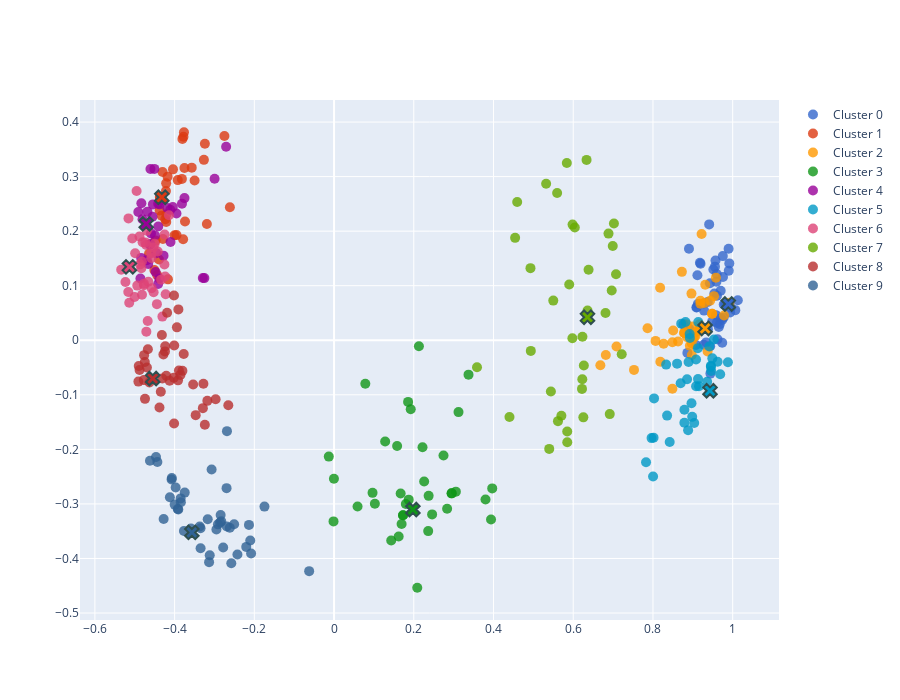

Notebook cell for this chart:
### Code cell
import numpy as np
import pandas as pd
import plotly.express as px
from sklearn.decomposition import PCA
import plotly.graph_objects as go
# Load your data
cluster_num = 150
mode = "female"
epoch = 60
data_dir = "drama_sci-fi"
user_embeddings = np.load(f'res/{data_dir}/{cluster_num}/{mode}/user_embedding_{epoch}.npy')
cluster_labels = np.load(f'res/{data_dir}/{cluster_num}/{mode}/user_proto_label_{epoch}.npy')
cluster_embedding = np.load(f'res/{data_dir}/{cluster_num}/{mode}/cluster_embedding_{epoch}.npy')

# Perform PCA to reduce to 3 dimensions
pca = PCA(n_components=2)
embeddings_reduced = pca.fit_transform(user_embeddings)
cluster_embedding_reduced = pca.transform(cluster_embedding)
# Prepare the data for plotting
df_plot = pd.DataFrame(embeddings_reduced, columns=['x', 'y'])
df_plot['cluster'] = cluster_labels
cluster_range = sorted(list(df_plot.value_counts("cluster")[:10].index.values))
df_plot_filtered = df_plot[(df_plot['cluster'].isin(cluster_range))].copy().sort_values('cluster')
df_plot_filtered['cluster'] = df_plot_filtered['cluster'].astype(str)

df_clusters = pd.DataFrame(cluster_embedding_reduced[cluster_range], columns=['x', 'y'])
df_clusters['cluster'] = range(len(cluster_embedding_reduced[cluster_range]))  
fig = go.Figure()
symbols_for_gender = {'male': 'circle', 'female': 'square'}
colors_for_legend = px.colors.qualitative.G10
for i in range(len(cluster_range)):
    fig.add_trace(
        go.Scatter(
            x=[None], y=[None],  # No data points, so it doesn't show in the plot
            mode='markers',
            marker=dict(
                size=10,
                color=colors_for_legend[i % len(colors_for_legend)],  # Use cluster color
            ),
            name=f'Cluster {i}',
            legendgroup='cluster'
        )
    )

# Add a trace for each cluster-gender combination without adding them to legend
for i,cluster in enumerate(df_plot_filtered['cluster'].unique()):
    df_subset = df_plot_filtered[(df_plot_filtered['cluster'] == cluster)]
    fig.add_trace(
        go.Scatter(
            x=df_subset['x'],
            y=df_subset['y'],
            mode='markers',
            marker=dict(
                size=12,
                color=colors_for_legend[i % len(colors_for_legend)],  # Loop through colors
                symbol="circle",
                opacity=0.7
            ),
            # name=f'{cluster}, {gender}',
            # legendgroup=gender,
            showlegend=False  # Set showlegend to False
        )
    )
fig.update_traces(marker=dict(size=10, opacity=0.8))
for i, row in df_clusters.iterrows():
    fig.add_trace(
        go.Scatter(
            x=[row['x']],
            y=[row['y']],
            mode='markers',
            marker=dict(
                size=12,
                color=colors_for_legend[i % len(colors_for_legend)],  # Color for cluster centers
                line=dict(
                    color='DarkSlateGrey',
                    width=2
                ),
                symbol='x'
            ),
            showlegend=False
        )
    )
fig.update_layout(
   
    height=700,  # Adjust the height as needed
    width=900,   # Adjust the width as needed
)
fig.show()

### Figure 1 — Plotly figure (JSON) as saved in the notebook; plotly's stock layout.template omitted (floating-point values rounded to 4 significant figures)
{"data": [{"legendgroup": "cluster", "marker": {"color": "#3366CC", "opacity": 0.8, "size": 10}, "mode": "markers", "name": "Cluster 0", "type": "scatter", "x": [null], "y": [null]}, {"legendgroup": "cluster", "marker": {"color": "#DC3912", "opacity": 0.8, "size": 10}, "mode": "markers", "name": "Cluster 1", "type": "scatter", "x": [null], "y": [null]}, {"legendgroup": "cluster", "marker": {"color": "#FF9900", "opacity": 0.8, "size": 10}, "mode": "markers", "name": "Cluster 2", "type": "scatter", "x": [null], "y": [null]}, {"legendgroup": "cluster", "marker": {"color": "#109618", "opacity": 0.8, "size": 10}, "mode": "markers", "name": "Cluster 3", "type": "scatter", "x": [null], "y": [null]}, {"legendgroup": "cluster", "marker": {"color": "#990099", "opacity": 0.8, "size": 10}, "mode": "markers", "name": "Cluster 4", "type": "scatter", "x": [null], "y": [null]}, {"legendgroup": "cluster", "marker": {"color": "#0099C6", "opacity": 0.8, "size": 10}, "mode": "markers", "name": "Cluster 5", "type": "scatter", "x": [null], "y": [null]}, {"legendgroup": "cluster", "marker": {"color": "#DD4477", "opacity": 0.8, "size": 10}, "mode": "markers", "name": "Cluster 6", "type": "scatter", "x": [null], "y": [null]}, {"legendgroup": "cluster", "marker": {"color": "#66AA00", "opacity": 0.8, "size": 10}, "mode": "markers", "name": "Cluster 7", "type": "scatter", "x": [null], "y": [null]}, {"legendgroup": "cluster", "marker": {"color": "#B82E2E", "opacity": 0.8, "size": 10}, "mode": "markers", "name": "Cluster 8", "type": "scatter", "x": [null], "y": [null]}, {"legendgroup": "cluster", "marker": {"color": "#316395", "opacity": 0.8, "size": 10}, "mode": "markers", "name": "Cluster 9", "type": "scatter", "x": [null], "y": [null]}, {"marker": {"color": "#3366CC", "opacity": 0.8, "size": 10, "symbol": "circle"}, "mode": "markers", "showlegend": false, "type": "scatter", "x": [0.9409, 0.982, 0.9379, 0.8765, 0.9335, 0.9375, 0.9115, 0.9569, 0.9915, 1.013, 0.9737, 0.909, 0.9752, 0.9936, 0.9807, 0.9429, 0.9677, 0.8903, 0.9774, 0.9125, 0.9515, 0.9194, 0.9901, 0.9652, 0.9541, 0.9699, 0.9436, 0.96, 0.9618, 0.9282, 0.9957, 0.9178, 0.9757, 0.9734, 0.9703, 0.9773, 0.9897, 0.9605, 0.9099, 0.9556, 0.9603, 0.9081, 0.9274, 0.9581, 0.891, 0.9592, 0.8863, 0.9441, 0.9257, 0.9278, 1.007, 0.9482], "y": [0.2124, 0.06649, 0.02017, 0.0292, -0.003926, 0.07008, 0.1191, 0.1461, 0.1409, 0.0734, -0.004435, 0.05998, 0.1543, 0.05075, 0.06653, 0.1045, 0.02963, 0.1677, 0.06541, 0.06644, 0.1298, 0.1402, 0.1275, 0.02453, 0.08561, 0.09076, -0.01102, 0.1215, 0.00166, 0.05434, 0.06018, 0.142, 0.1161, 0.03707, 0.04028, 0.04177, 0.1676, 0.08168, 0.06041, 0.135, 0.03204, -0.008736, -0.008126, 0.04608, 0.02037, 0.1075, -0.02314, -0.06114, 0.02292, 0.06735, 0.05524, 0.03391]}, {"marker": {"color": "#DC3912", "opacity": 0.8, "size": 10, "symbol": "circle"}, "mode": "markers", "showlegend": false, "type": "scatter", "x": [-0.4217, -0.3922, -0.3241, -0.3786, -0.3499, -0.4176, -0.4294, -0.4167, -0.3817, -0.4363, -0.4508, -0.4643, -0.319, -0.3778, -0.3753, -0.2613, -0.3265, -0.4376, -0.4002, -0.2751, -0.4212, -0.4438, -0.4211, -0.4371, -0.404, -0.4303, -0.3739, -0.4392, -0.3804, -0.4324, -0.4235, -0.4478, -0.3571, -0.3765, -0.3953, -0.4205], "y": [0.2737, 0.2936, 0.3601, 0.1851, 0.2928, 0.3, 0.1856, 0.1117, 0.2958, 0.2607, 0.1288, 0.1587, 0.2132, 0.3732, 0.3159, 0.2439, 0.3307, 0.2381, 0.1926, 0.3744, 0.2876, 0.1195, 0.2167, 0.2624, 0.3133, 0.3083, 0.2176, 0.1481, 0.3689, 0.2285, 0.222, 0.1827, 0.3165, 0.3813, 0.1928, 0.2304]}, {"marker": {"color": "#FF9900", "opacity": 0.8, "size": 10, "symbol": "circle"}, "mode": "markers", "showlegend": false, "type": "scatter", "x": [0.9159, 0.937, 0.8488, 0.7863, 0.929, 0.8783, 0.958, 0.7524, 0.6681, 0.9531, 0.8506, 0.9067, 0.9189, 0.8851, 0.922, 0.8965, 0.9094, 0.9024, 0.8975, 0.9919, 0.8725, 0.8995, 0.919, 0.8854, 0.8179, 0.9166, 0.9483, 0.8975, 0.9311, 0.9782, 0.8065, 0.9433, 0.9483, 0.8783, 0.7085, 0.8268, 0.8926, 0.8488, 0.6818, 0.863, 0.8185], "y": [0.02032, -0.02043, -0.003534, 0.02201, 0.06846, 0.0135, 0.1148, -0.05435, -0.04573, 0.08086, 0.01777, 0.007682, 0.07242, 0.02879, 0.1947, 0.08555, 0.01514, 0.004902, -0.006012, 0.06868, 0.1254, 0.02538, 0.06714, 0.005697, 0.09628, 0.02923, 0.04846, -0.02698, 0.1017, 0.04543, -0.001179, 0.07241, 0.04846, 0.0135, -0.01157, -0.006481, -0.009922, -0.08894, -0.02686, -0.002357, -0.03936]}, {"marker": {"color": "#109618", "opacity": 0.8, "size": 10, "symbol": "circle"}, "mode": "markers", "showlegend": false, "type": "scatter", "x": [0.3122, -0.00135, 0.05894, 0.3055, 0.1282, -0.01322, 0.07838, 0.246, 0.3799, 0.18, 0.2949, 0.2219, 0.167, 0.173, 0.3373, 0.3938, 0.1857, 0.1694, 0.09653, 0.3967, 0.1024, 0.2087, 0.2129, 0.1873, 0.2373, 0.1582, 0.2745, 0.226, -0.0003424, 0.2836, 0.2362, 0.1433, 0.162, 0.2949, 0.173, 0.1923], "y": [-0.1317, -0.332, -0.3047, -0.2775, -0.1855, -0.2133, -0.07983, -0.3192, -0.2919, -0.3003, -0.2807, -0.196, -0.2808, -0.3207, -0.06305, -0.3284, -0.113, -0.3368, -0.2797, -0.2715, -0.2998, -0.4537, -0.01094, -0.2922, -0.2852, -0.1938, -0.2112, -0.2591, -0.2539, -0.3087, -0.3498, -0.367, -0.3599, -0.2807, -0.3207, -0.1265]}, {"marker": {"color": "#990099", "opacity": 0.8, "size": 10, "symbol": "circle"}, "mode": "markers", "showlegend": false, "type": "scatter", "x": [-0.4556, -0.3954, -0.3753, -0.4545, -0.4508, -0.3254, -0.4695, -0.4606, -0.3292, -0.4461, -0.4103, -0.4592, -0.461, -0.4385, -0.4491, -0.4663, -0.4834, -0.4683, -0.2708, -0.4414, -0.4857, -0.4911, -0.461, -0.4377, -0.4183, -0.4477, -0.4412, -0.3816, -0.484, -0.4619, -0.4336, -0.4278, -0.4805, -0.2997, -0.4109, -0.4411, -0.4045], "y": [0.2265, 0.2324, 0.2606, 0.2491, 0.3142, 0.1139, 0.1469, 0.3139, 0.114, 0.1597, 0.1802, 0.1957, 0.176, 0.1132, 0.1919, 0.14, 0.2511, 0.2358, 0.3548, 0.1033, 0.1133, 0.2353, 0.176, 0.2491, 0.2425, 0.125, 0.2504, 0.2502, 0.151, 0.1753, 0.2566, 0.1551, 0.2217, 0.2962, 0.239, 0.2085, 0.2443]}, {"marker": {"color": "#0099C6", "opacity": 0.8, "size": 10, "symbol": "circle"}, "mode": "markers", "showlegend": false, "type": "scatter", "x": [0.9081, 0.892, 0.946, 0.9081, 0.8893, 0.988, 0.8015, 0.9137, 0.9034, 0.842, 0.9126, 0.8882, 0.9529, 0.9131, 0.9359, 0.8605, 0.8856, 0.8967, 0.9155, 0.9454, 0.8983, 0.8927, 0.9453, 0.7826, 0.8027, 0.8709, 0.962, 0.8788, 0.9489, 0.8694, 0.8789, 0.8817, 0.9413, 0.9687, 0.8002, 0.833, 0.8354, 0.7964], "y": [-0.03521, 0.01127, -0.05637, -0.08442, -0.03979, -0.04043, -0.1785, 0.0336, -0.1516, -0.1866, -0.01443, -0.165, 0.001533, -0.07124, -0.07595, -0.04284, -0.07135, -0.1155, -0.08425, -0.04667, -0.1404, 0.004083, -0.04873, -0.2238, -0.1065, 0.0305, -0.03932, -0.1513, -0.03315, -0.07881, -0.1275, 0.03359, -0.01154, -0.0623, -0.2497, -0.04465, -0.1381, -0.1794]}, {"marker": {"color": "#DD4477", "opacity": 0.8, "size": 10, "symbol": "circle"}, "mode": "markers", "showlegend": false, "type": "scatter", "x": [-0.4711, -0.4225, -0.4768, -0.482, -0.5062, -0.4937, -0.4803, -0.4142, -0.4698, -0.4709, -0.4882, -0.466, -0.4533, -0.4307, -0.5138, -0.4339, -0.4444, -0.5162, -0.4675, -0.4501, -0.4732, -0.4818, -0.4771, -0.5157, -0.4989, -0.5005, -0.4835, -0.5233, -0.4954, -0.4238, -0.4251, -0.4576, -0.4527, -0.4587, -0.4423, -0.4583, -0.4256, -0.534, -0.4866], "y": [0.1746, 0.08423, 0.101, 0.1442, 0.1867, 0.1002, 0.1798, 0.2291, 0.2009, 0.01577, 0.1903, 0.1074, 0.17, 0.04338, 0.06878, 0.1111, 0.06619, 0.08855, 0.03518, 0.1767, 0.1794, 0.0835, 0.1038, 0.2234, 0.1595, 0.07934, 0.132, 0.1069, 0.2735, 0.1169, 0.194, 0.09541, 0.08798, 0.1593, 0.1627, 0.1506, 0.139, 0.1294, 0.1392]}, {"marker": {"color": "#66AA00", "opacity": 0.8, "size": 10, "symbol": "circle"}, "mode": "markers", "showlegend": false, "type": "scatter", "x": [0.6384, 0.681, 0.6965, 0.4927, 0.6039, 0.6334, 0.532, 0.7073, 0.6231, 0.5398, 0.7021, 0.6991, 0.3586, 0.5596, 0.5703, 0.4594, 0.6227, 0.5983, 0.6266, 0.6253, 0.585, 0.7216, 0.622, 0.5439, 0.6885, 0.5839, 0.5978, 0.5617, 0.44, 0.5899, 0.4936, 0.6916, 0.4542, 0.6358, 0.5849, 0.5499], "y": [0.1294, 0.0499, 0.09135, 0.1322, 0.2067, 0.3306, 0.2868, 0.1211, 0.006581, -0.1991, 0.2139, 0.1728, -0.04934, 0.2699, -0.1384, 0.2534, -0.07151, 0.2121, -0.04628, -0.1413, -0.1871, -0.02568, -0.08915, -0.094, 0.1955, 0.325, 0.003594, -0.1483, -0.1407, 0.1022, -0.0195, -0.1353, 0.1877, 0.05434, -0.1671, 0.07274]}, {"marker": {"color": "#B82E2E", "opacity": 0.8, "size": 10, "symbol": "circle"}, "mode": "markers", "showlegend": false, "type": "scatter", "x": [-0.3242, -0.3535, -0.4242, -0.421, -0.2653, -0.4308, -0.4235, -0.3914, -0.4694, -0.3179, -0.467, -0.4765, -0.3771, -0.432, -0.3942, -0.4281, -0.4909, -0.4189, -0.4015, -0.4879, -0.438, -0.402, -0.4014, -0.4631, -0.3854, -0.4346, -0.3278, -0.4772, -0.2971, -0.3291, -0.3804, -0.4126, -0.4743, -0.4747, -0.3892, -0.49, -0.3905, -0.3471, -0.401], "y": [-0.1549, -0.08119, -0.0204, -0.06498, -0.1191, -0.07022, -0.01113, -0.07352, -0.04989, -0.1111, -0.01649, -0.02729, -0.02514, 0.00974, 0.02367, -0.02603, -0.07576, 0.05041, 0.08207, -0.05454, -0.1233, -0.0685, -0.1526, -0.07726, -0.06346, -0.09434, -0.07974, -0.073, -0.1081, -0.1245, -0.05609, -0.07404, -0.1074, -0.03985, -0.05563, -0.04702, 0.0566, -0.1373, -0.00947]}, {"marker": {"color": "#316395", "opacity": 0.8, "size": 10, "symbol": "circle"}, "mode": "markers", "showlegend": false, "type": "scatter", "x": [-0.283, -0.2951, -0.4432, -0.3135, -0.2203, -0.3907, -0.3119, -0.337, -0.392, -0.2578, -0.2845, -0.3747, -0.4618, -0.4275, -0.3848, -0.06249, -0.335, -0.4071, -0.2912, -0.3589, -0.3348, -0.2782, -0.2687, -0.3072, -0.1746, -0.2616, -0.2135, -0.2103, -0.2697, -0.286, -0.2691, -0.3998, -0.4118, -0.4076, -0.3843, -0.2424, -0.3169, -0.3767, -0.3973, -0.2081, -0.4466, -0.2507], "y": [-0.3319, -0.3468, -0.2233, -0.4068, -0.3788, -0.3102, -0.3941, -0.3414, -0.3092, -0.4086, -0.3204, -0.2793, -0.221, -0.3278, -0.2899, -0.4232, -0.3446, -0.2525, -0.3375, -0.345, -0.3812, -0.3799, -0.1666, -0.2368, -0.3049, -0.3437, -0.3384, -0.367, -0.2711, -0.334, -0.3415, -0.3013, -0.2878, -0.2554, -0.2969, -0.3926, -0.328, -0.3498, -0.2698, -0.3908, -0.2141, -0.3374]}, {"marker": {"color": "#3366CC", "line": {"color": "DarkSlateGrey", "width": 2}, "size": 12, "symbol": "x"}, "mode": "markers", "showlegend": false, "type": "scatter", "x": [0.9889], "y": [0.0665]}, {"marker": {"color": "#DC3912", "line": {"color": "DarkSlateGrey", "width": 2}, "size": 12, "symbol": "x"}, "mode": "markers", "showlegend": false, "type": "scatter", "x": [-0.4321], "y": [0.2622]}, {"marker": {"color": "#FF9900", "line": {"color": "DarkSlateGrey", "width": 2}, "size": 12, "symbol": "x"}, "mode": "markers", "showlegend": false, "type": "scatter", "x": [0.9307], "y": [0.02167]}, {"marker": {"color": "#109618", "line": {"color": "DarkSlateGrey", "width": 2}, "size": 12, "symbol": "x"}, "mode": "markers", "showlegend": false, "type": "scatter", "x": [0.1977], "y": [-0.3103]}, {"marker": {"color": "#990099", "line": {"color": "DarkSlateGrey", "width": 2}, "size": 12, "symbol": "x"}, "mode": "markers", "showlegend": false, "type": "scatter", "x": [-0.4712], "y": [0.2134]}, {"marker": {"color": "#0099C6", "line": {"color": "DarkSlateGrey", "width": 2}, "size": 12, "symbol": "x"}, "mode": "markers", "showlegend": false, "type": "scatter", "x": [0.943], "y": [-0.09262]}, {"marker": {"color": "#DD4477", "line": {"color": "DarkSlateGrey", "width": 2}, "size": 12, "symbol": "x"}, "mode": "markers", "showlegend": false, "type": "scatter", "x": [-0.5134], "y": [0.1346]}, {"marker": {"color": "#66AA00", "line": {"color": "DarkSlateGrey", "width": 2}, "size": 12, "symbol": "x"}, "mode": "markers", "showlegend": false, "type": "scatter", "x": [0.6357], "y": [0.04217]}, {"marker": {"color": "#B82E2E", "line": {"color": "DarkSlateGrey", "width": 2}, "size": 12, "symbol": "x"}, "mode": "markers", "showlegend": false, "type": "scatter", "x": [-0.4549], "y": [-0.07014]}, {"marker": {"color": "#316395", "line": {"color": "DarkSlateGrey", "width": 2}, "size": 12, "symbol": "x"}, "mode": "markers", "showlegend": false, "type": "scatter", "x": [-0.3568], "y": [-0.3522]}], "layout": {"height": 700, "width": 900}}
